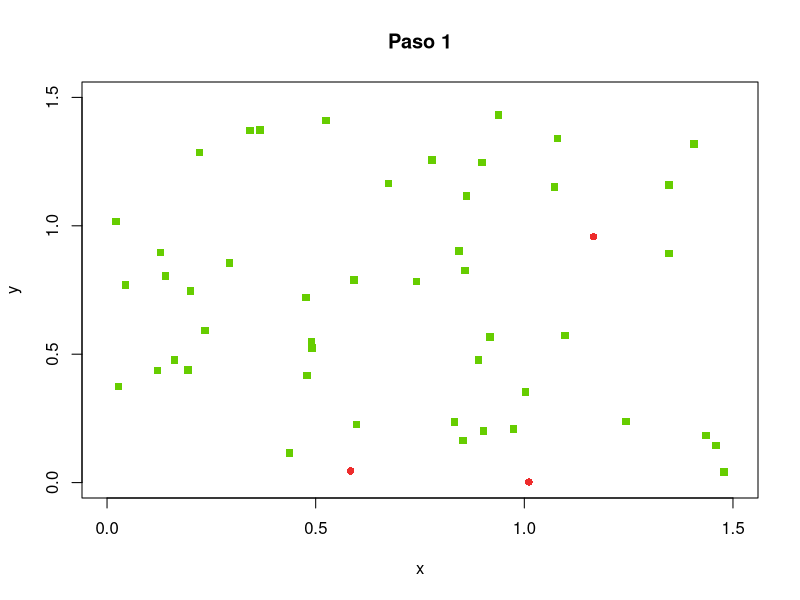
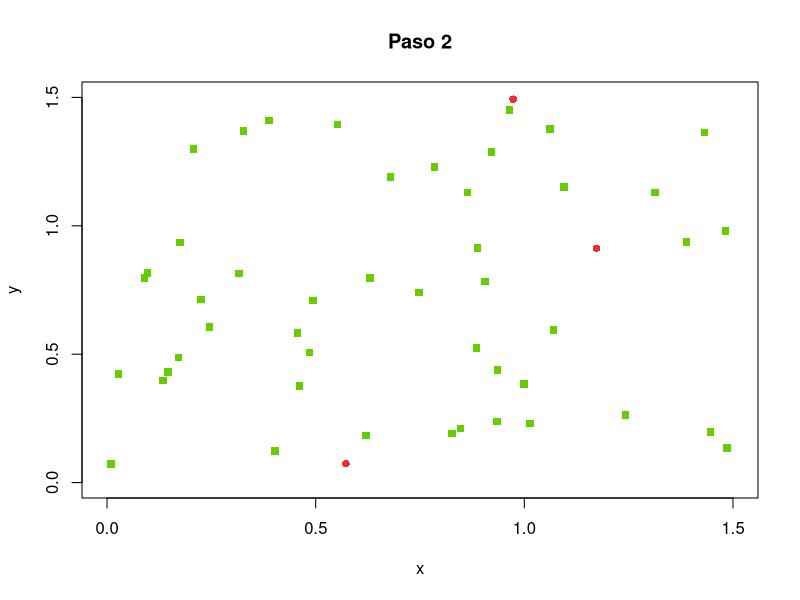
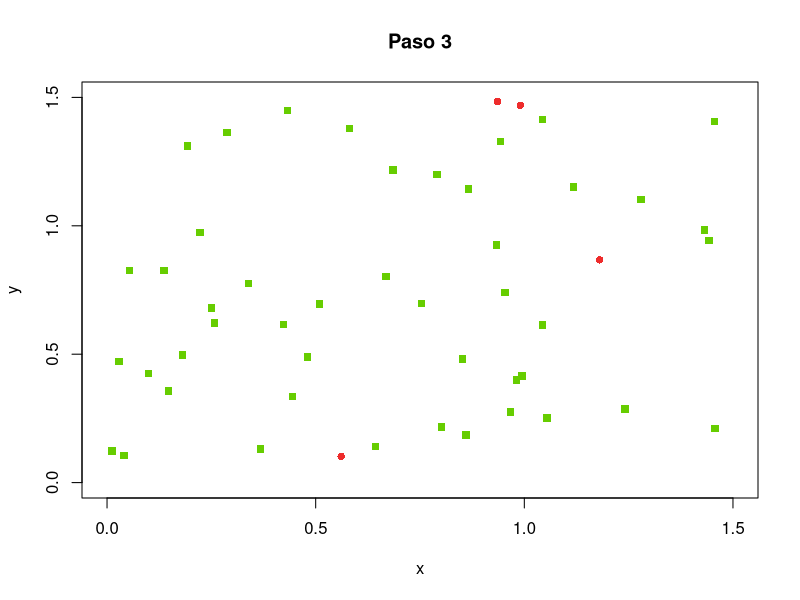
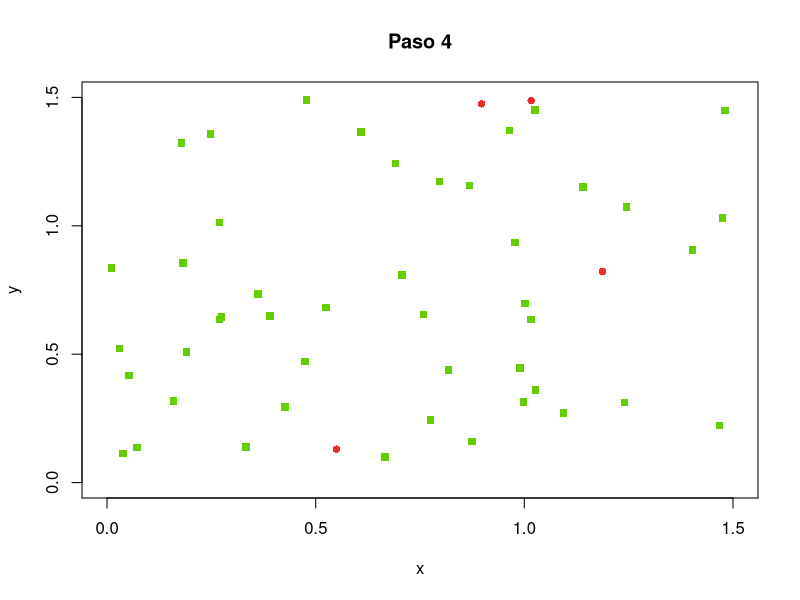
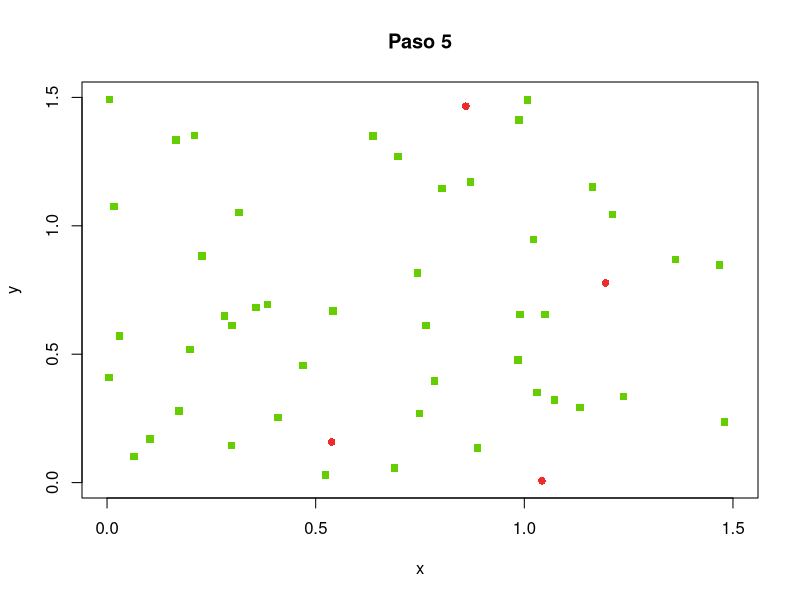
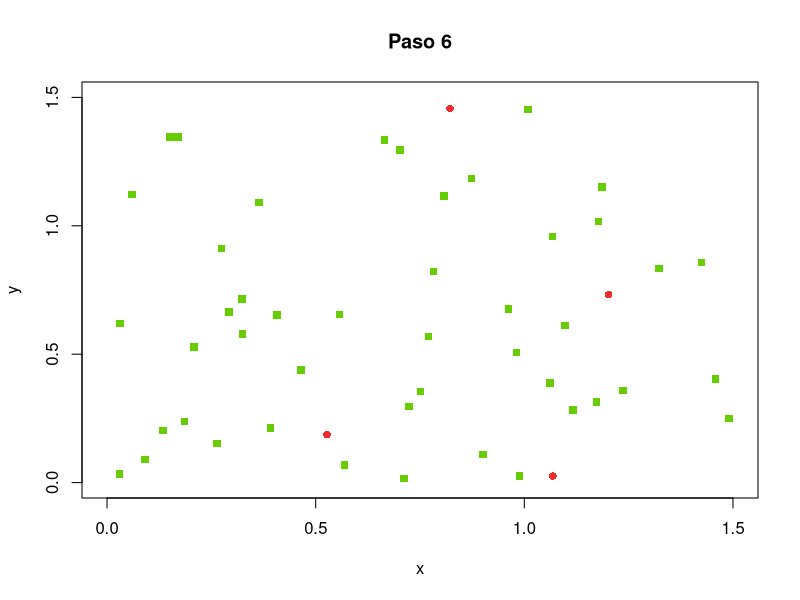
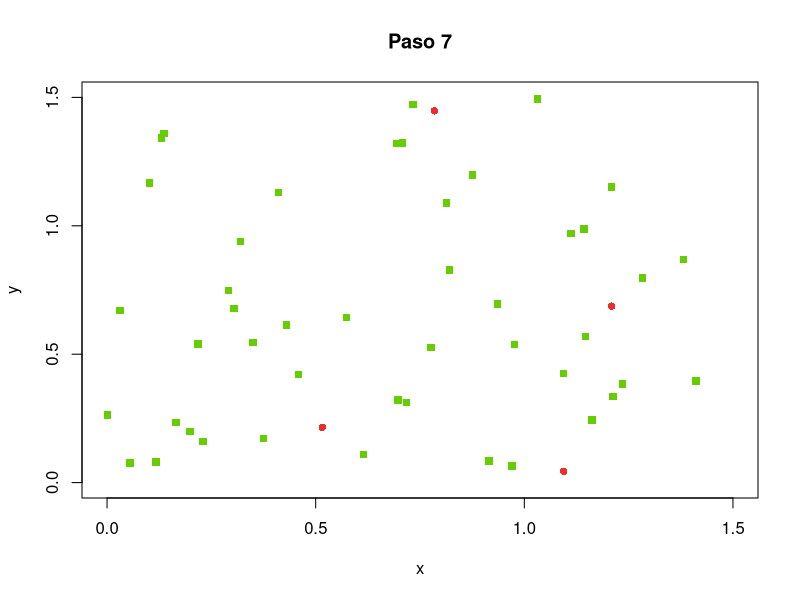
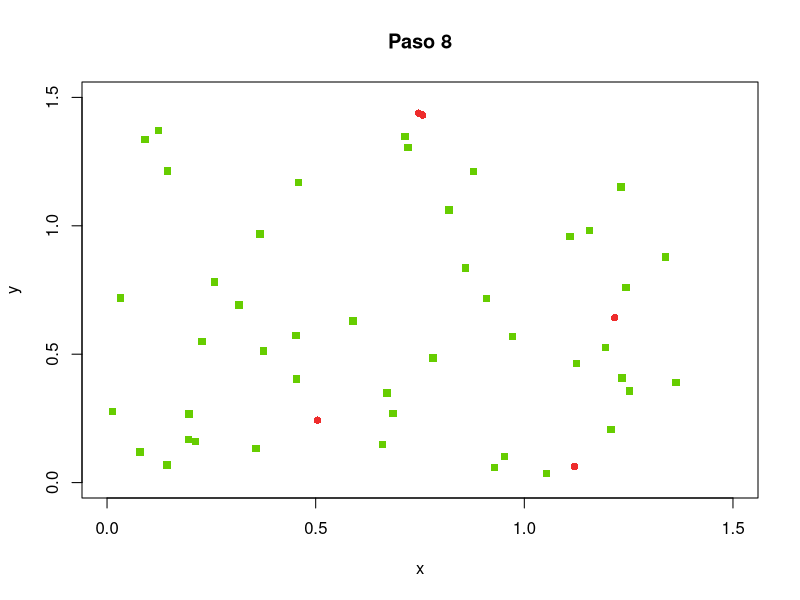

Generate these figures, in order, with R: (Note: this script raises an error after producing the figures.)
l <- 1.5
n <- 50
pi <- 0.05
pr <- 0.02
v <- l / 30
inicio<-Sys.time()
agentes <- data.frame(x = double(), y = double(), dx = double(), dy = double(), estado  = character())
for (i in 1:n) {
  e <- "S"
  if (runif(1) < pi) {
    e <- "I"
  }
  agentes <- rbind(agentes, data.frame(x = runif(1, 0, l), y = runif(1, 0, l),
                                       dx = runif(1, -v, v), dy = runif(1, -v, v),
                                       estado = e))
  levels(agentes$estado) <- c("S", "I", "R")
}
epidemia <- integer()
r <- 0.1
tmax <- 100
digitos <- floor(log(tmax, 10)) + 1
for (tiempo in 1:tmax) {
  infectados <- dim(agentes[agentes$estado == "I",])[1]
  epidemia <- c(epidemia, infectados)
  if (infectados == 0) {
    break
  }
  contagios <- rep(FALSE, n)
  for (i in 1:n) { # posibles contagios
    a1 <- agentes[i, ]
    if (a1$estado == "I") { # desde los infectados
      for (j in 1:n) {
        if (!contagios[j]) { # aun sin contagio
          a2 <- agentes[j, ]
          if (a2$estado == "S") { # hacia los susceptibles
            dx <- a1$x - a2$x
            dy <- a1$y - a2$y
            d <- sqrt(dx^2 + dy^2)
            if (d < r) { # umbral
              p <- (r - d) / r
              if (runif(1) < p) {
                contagios[j] <- TRUE
              }
            }
          }
        }
      }
    }
  }
  for (i in 1:n) { # movimientos y actualizaciones
    a <- agentes[i, ]
    if (contagios[i]) {
      a$estado <- "I"
    } else if (a$estado == "I") { # ya estaba infectado
      if (runif(1) < pr) {
        a$estado <- "R" # recupera
      }
    }
    a$x <- a$x + a$dx
    a$y <- a$y + a$dy
    if (a$x > l) {
      a$x <- a$x - l
    }
    if (a$y > l) {
      a$y <- a$y - l
    }
    if (a$x < 0) {
      a$x <- a$x + l
    }
    if (a$y < 0) {
      a$y <- a$y + l
    }
    agentes[i, ] <- a
  }
  aS <- agentes[agentes$estado == "S",]
  aI <- agentes[agentes$estado == "I",]
  aR <- agentes[agentes$estado == "R",]
  tl <- paste(tiempo, "", sep="")
  while (nchar(tl) < digitos) {
    tl <- paste("0", tl, sep="")
  }
  salida <- paste("p6_t", tl, ".png", sep="")
  tiempo <- paste("Paso", tiempo)
  png(salida)
  plot(l, type="n", main=tiempo, xlim=c(0, l), ylim=c(0, l), xlab="x", ylab="y")
  if (dim(aS)[1] > 0) {
    points(aS$x, aS$y, pch=15, col="chartreuse3", bg="chartreuse3")
  }
  if (dim(aI)[1] > 0) {
    points(aI$x, aI$y, pch=16, col="firebrick2", bg="firebrick2")
  }
  if (dim(aR)[1] > 0) {
    points(aR$x, aR$y, pch=17, col="goldenrod", bg="goldenrod")
  }
  graphics.off()
}
png("p6e.png", width=600, height=300)
plot(1:length(epidemia), 100 * epidemia / n, xlab="Tiempo", ylab="Porcentaje de infectados")
graphics.off()
final<-Sys.time()
total<-final-inicio
total